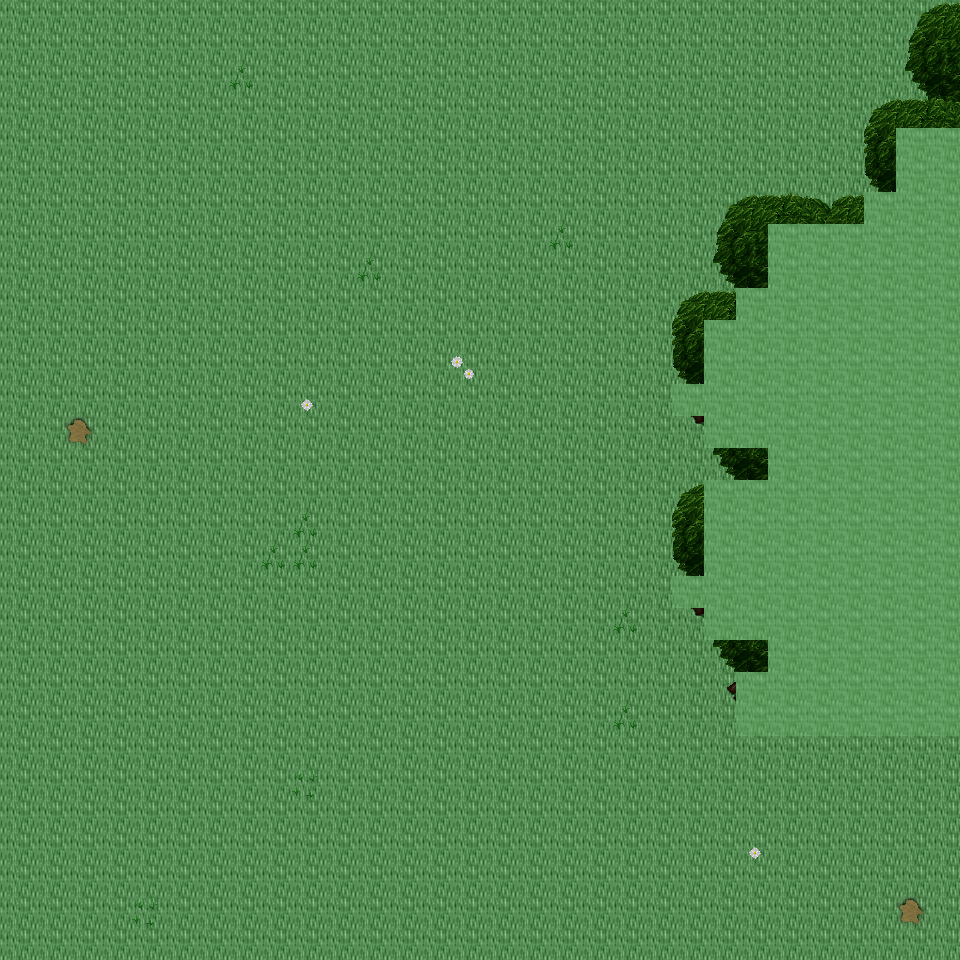

Tiled map render using the project's own tile images. Description and the map definition, with tile-layer contents summarised, below:
An orthogonal 30x30 tile map with 32x32 px tiles, 6 tile layers (Ground, Object, Object2, Above, ...), 26 tilesets and 4 objects (4x mapExit).

<map version="1.0" orientation="orthogonal" renderorder="right-down" width="30" height="30" tilewidth="32" tileheight="32" nextobjectid="5">
  <tileset firstgid="1" name="tileset_ground_ground" tilewidth="32" tileheight="32" tilecount="33" columns="3">
    <image source="../drawable/tileset_ground_ground.png" width="96" height="352" />
  </tileset>
  <tileset firstgid="34" name="tileset_building_castle" tilewidth="32" tileheight="32" tilecount="320" columns="20">
    <image source="../drawable/tileset_building_castle.png" width="640" height="512" />
  </tileset>
  <tileset firstgid="354" name="tileset_plant_flower_daisy_white" tilewidth="32" tileheight="32" tilecount="8" columns="2">
    <image source="../drawable/tileset_plant_flower_daisy_white.png" width="64" height="128" />
  </tileset>
  <tileset firstgid="362" name="tileset_ground_mud_patch" tilewidth="32" tileheight="32" tilecount="4" columns="4">
    <image source="../drawable/tileset_ground_mud_patch.png" width="128" height="32" />
  </tileset>
  <tileset firstgid="366" name="tileset_plant_grasses" tilewidth="32" tileheight="32" tilecount="6" columns="3">
    <image source="../drawable/tileset_plant_grasses.png" width="96" height="64" />
  </tileset>
  <tileset firstgid="372" name="tileset_ground_cobbled_paving" tilewidth="32" tileheight="32" tilecount="1" columns="1">
    <image source="../drawable/tileset_ground_cobbled_paving.png" width="32" height="32" />
  </tileset>
  <tileset firstgid="373" name="tileset_plant_bush_bushes" tilewidth="32" tileheight="32" tilecount="10" columns="5">
    <image source="../drawable/tileset_plant_bush_bushes.png" width="160" height="64" />
  </tileset>
  <tileset firstgid="383" name="tileset_ground_grass_edges" tilewidth="32" tileheight="32" tilecount="36" columns="12">
    <image source="../drawable/tileset_ground_grass_edges.png" width="384" height="96" />
  </tileset>
  <tileset firstgid="419" name="tileset_ground_grass_corners" tilewidth="32" tileheight="32" tilecount="24" columns="6">
    <image source="../drawable/tileset_ground_grass_corners.png" width="192" height="128" />
  </tileset>
  <tileset firstgid="443" name="tileset_plant_tree_tree_darkgreen" tilewidth="32" tileheight="32" tilecount="88" columns="8">
    <image source="../drawable/tileset_plant_tree_tree_darkgreen.png" width="256" height="352" />
  </tileset>
  <tileset firstgid="531" name="tileset_plant_flower_daisy_yellow" tilewidth="32" tileheight="32" tilecount="8" columns="2">
    <image source="../drawable/tileset_plant_flower_daisy_yellow.png" width="64" height="128" />
  </tileset>
  <tileset firstgid="539" name="tileset_plant_flower_daisy_red" tilewidth="32" tileheight="32" tilecount="8" columns="2">
    <image source="../drawable/tileset_plant_flower_daisy_red.png" width="64" height="128" />
  </tileset>
  <tileset firstgid="547" name="tileset_plant_flower_daisy_blue" tilewidth="32" tileheight="32" tilecount="8" columns="2">
    <image source="../drawable/tileset_plant_flower_daisy_blue.png" width="64" height="128" />
  </tileset>
  <tileset firstgid="555" name="tileset_building_fence_fence_chunky" tilewidth="32" tileheight="32" tilecount="21" columns="3">
    <image source="../drawable/tileset_building_fence_fence_chunky.png" width="96" height="224" />
  </tileset>
  <tileset firstgid="576" name="tileset_plant_bush_hedge" tilewidth="32" tileheight="32" tilecount="35" columns="5">
    <image source="../drawable/tileset_plant_bush_hedge.png" width="160" height="224" />
  </tileset>
  <tileset firstgid="611" name="tileset_plant_stump_stump_green" tilewidth="32" tileheight="32" tilecount="4" columns="2">
    <image source="../drawable/tileset_plant_stump_stump_green.png" width="64" height="64" />
  </tileset>
  <tileset firstgid="615" name="tileset_plant_stump_stump_brown" tilewidth="32" tileheight="32" tilecount="4" columns="2">
    <image source="../drawable/tileset_plant_stump_stump_brown.png" width="64" height="64" />
  </tileset>
  <tileset firstgid="619" name="tileset_logic_item_resources" tilewidth="32" tileheight="32" tilecount="6" columns="6">
    <image source="../drawable/tileset_logic_item_resources.png" width="192" height="32" />
  </tileset>
  <tileset firstgid="625" name="tileset_logic_portal" tilewidth="32" tileheight="32" tilecount="24" columns="8">
    <image source="../drawable/tileset_logic_portal.png" width="256" height="96" />
  </tileset>
  <tileset firstgid="649" name="tileset_logic_creature_mummy" tilewidth="32" tileheight="32" tilecount="2" columns="2">
    <image source="../drawable/tileset_logic_creature_mummy.png" width="64" height="32" />
  </tileset>
  <tileset firstgid="651" name="tileset_logic_creature_animal" tilewidth="32" tileheight="32" tilecount="32" columns="8">
    <image source="../drawable/tileset_logic_creature_animal.png" width="256" height="128" />
  </tileset>
  <tileset firstgid="683" name="tileset_logic_collision" tilewidth="32" tileheight="32" tilecount="1" columns="1">
    <image source="../drawable/tileset_logic_collision.png" width="32" height="32" />
  </tileset>
  <tileset firstgid="684" name="tileset_ground_grass_2" tilewidth="32" tileheight="32" tilecount="21" columns="3">
    <image source="../drawable/tileset_ground_grass_2.png" width="96" height="224" />
  </tileset>
  <tileset firstgid="705" name="tileset_logic_protection" tilewidth="32" tileheight="32" tilecount="2" columns="2">
    <image source="../drawable/tileset_logic_protection.png" width="64" height="32" />
  </tileset>
  <tileset firstgid="707" name="tileset_logic_creature_undead_skeleton" tilewidth="32" tileheight="32" tilecount="6" columns="6">
    <image source="../drawable/tileset_logic_creature_undead_skeleton.png" width="192" height="32" />
  </tileset>
  <tileset firstgid="713" name="tileset_logic_creature_troll" tilewidth="32" tileheight="32" tilecount="4" columns="4">
    <image source="../drawable/tileset_logic_creature_troll.png" width="128" height="32" />
  </tileset>
  <layer name="Ground" width="30" height="30">
    <data>[900 cells, 900 non-empty, 1 distinct tile ids]</data>
  </layer>
  <layer name="Object" width="30" height="30">
    <data>[900 cells, 46 non-empty, 20 distinct tile ids]</data>
  </layer>
  <layer name="Object2" width="30" height="30">
    <data>[900 cells, 0 non-empty, 0 distinct tile ids]</data>
  </layer>
  <layer name="Above" width="30" height="30">
    <data>[900 cells, 141 non-empty, 30 distinct tile ids]</data>
  </layer>
  <layer name="Above2" width="30" height="30">
    <data>[900 cells, 0 non-empty, 0 distinct tile ids]</data>
  </layer>
  <layer name="Walkable" width="30" height="30">
    <data>[900 cells, 126 non-empty, 1 distinct tile ids]</data>
  </layer>
  <objectgroup name="MapEvents">
    <object id="1" name="south" type="mapExit" x="0" y="928" width="960" height="32">
      <properties>
        <property name="map" value="level_0_x103_y77" />
        <property name="x" value="0" />
        <property name="y" value="1" />
      </properties>
    </object>
    <object id="2" name="west" type="mapExit" x="0" y="0" width="32" height="960">
      <properties>
        <property name="map" value="level_0_x102_y76" />
        <property name="x" value="28" />
        <property name="y" value="0" />
      </properties>
    </object>
    <object id="3" name="east" type="mapExit" x="928" y="0" width="32" height="128">
      <properties>
        <property name="map" value="level_0_x104_y76" />
        <property name="x" value="1" />
        <property name="y" value="0" />
      </properties>
    </object>
    <object id="4" name="east2" type="mapExit" x="928" y="736" width="32" height="224">
      <properties>
        <property name="map" value="level_0_x104_y76" />
        <property name="x" value="1" />
        <property name="y" value="23" />
      </properties>
    </object>
  </objectgroup>
</map>
